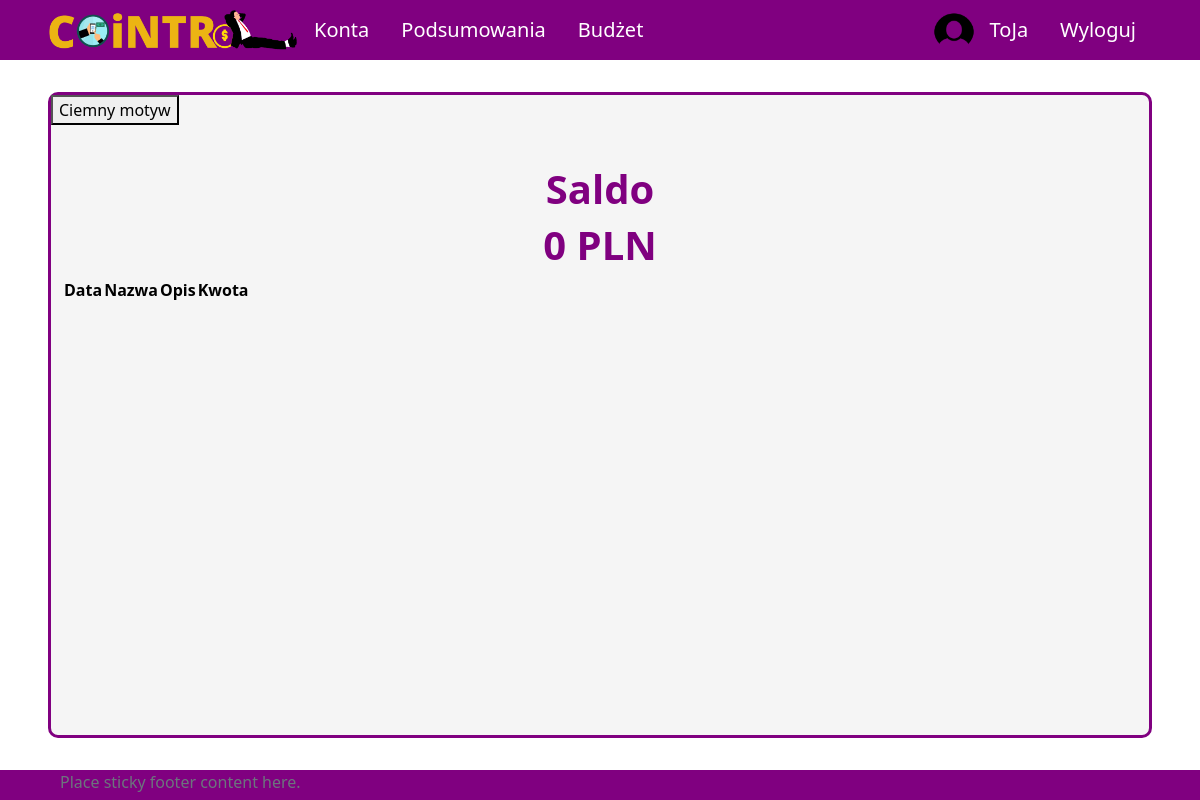
/ (signed in), run on an earlier commit of the app's database.
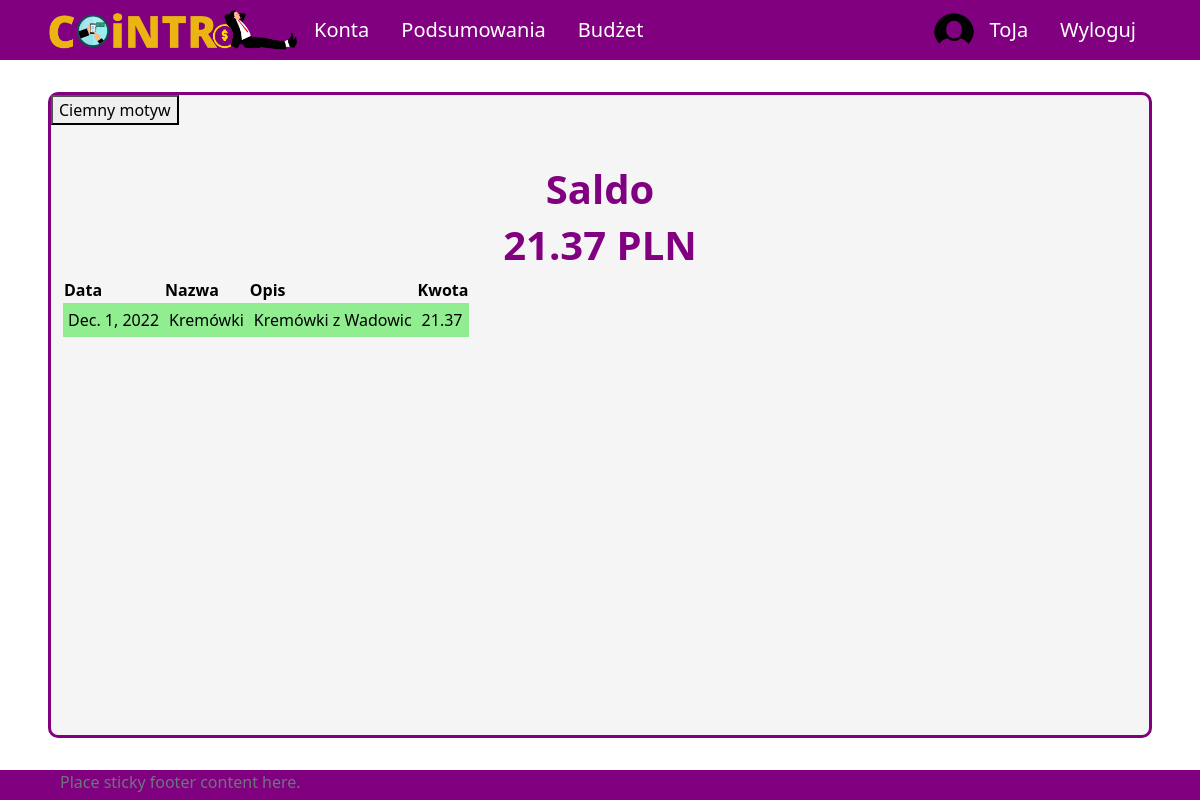
And on a later commit of the database.
### aplication/models.py (models this page shows, shortened)
class Transaction(models.Model):
    id_account = models.ForeignKey(Account, on_delete=models.CASCADE)
    id_user = models.ForeignKey(Profile, on_delete=models.SET_NULL, null=True) #konto z którego dokonano transakcji zostało usunięte ale transakcja ma pozostać
    id_subcategory = models.ForeignKey(Subcategory, on_delete=models.SET_NULL, null=True) #umozliwienie usuniecia kategorii i podkategorii bez usuniecia transakcji
    name = models.CharField(max_length=50)
    is_periodic = models.BooleanField(default=False)
    amount = models.DecimalField(max_digits=10, decimal_places=2)
    converted_amount = models.DecimalField(max_digits=10, decimal_places=2)
    transaction_date = models.DateField()
    description = models.CharField(max_length=255, blank=True, null=True)
    id = models.UUIDField(default=uuid.uuid4, unique=True,
                            primary_key=True, editable=False)

### aplication/views.py (the view)
# urls.py: 2. Add a URL to urlpatterns:  path('', views.home, name='home')
def home(request):
    if request.user.is_authenticated:
        balance = 0
        acc = Account.objects.filter(owner=request.user.profile)
        transactions = Transaction.objects.filter(id_user=request.user.profile).order_by('-transaction_date')
        for a in acc:
            balance += a.calculate_balance()
        context = {
            "transactions": transactions,
            'profile_balance': balance
        }
        return render(request, 'application/home-login.html', context)
    else:
        return render(request, 'application/home-logout.html')

### aplication/models.py (called while the page is built)
    def calculate_balance(self):
        balance = 0
        transactions = Transaction.objects.filter(id_account=self)
        for transaction in transactions:
            balance += transaction.converted_amount
        return balance

### templates/application/home-login.html (shortened to what this page needs)
{% extends 'application/base.html' %}
{% block content %}
    <div class="title">
        <h1>Saldo</h1>
        <h1>{{ profile_balance }} PLN</h1>
    </div>
    <div class="content">
        <table>
            <tr>
                <th>Data</th>
                <th>Nazwa</th>
                <th>Opis</th>
                <th>Kwota</th>
            </tr>
            {% for tr in transactions %}
            {% if tr.converted_amount > 0 %}
            <tr class="transaction income">
            {% else %}
            <tr class="transaction expense">
            {% endif %}
                <td>{{ tr.transaction_date }}</td>
                <td>{{ tr.name }}</td>
                <td>{{ tr.description }}</td>
                <td>{{ tr.converted_amount }}</td>
            </tr>
            {% endfor %}
        </table>
    </div>
{% endblock  %}

What changed in the data, as far as the page shows it:
added Transaction: transaction_date "Dec. 1, 2022", name "Kremówki", description "Kremówki z Wadowic", converted_amount "21.37"
Also different on the page:
{{ profile_balance }}: "0" → "21.37"
